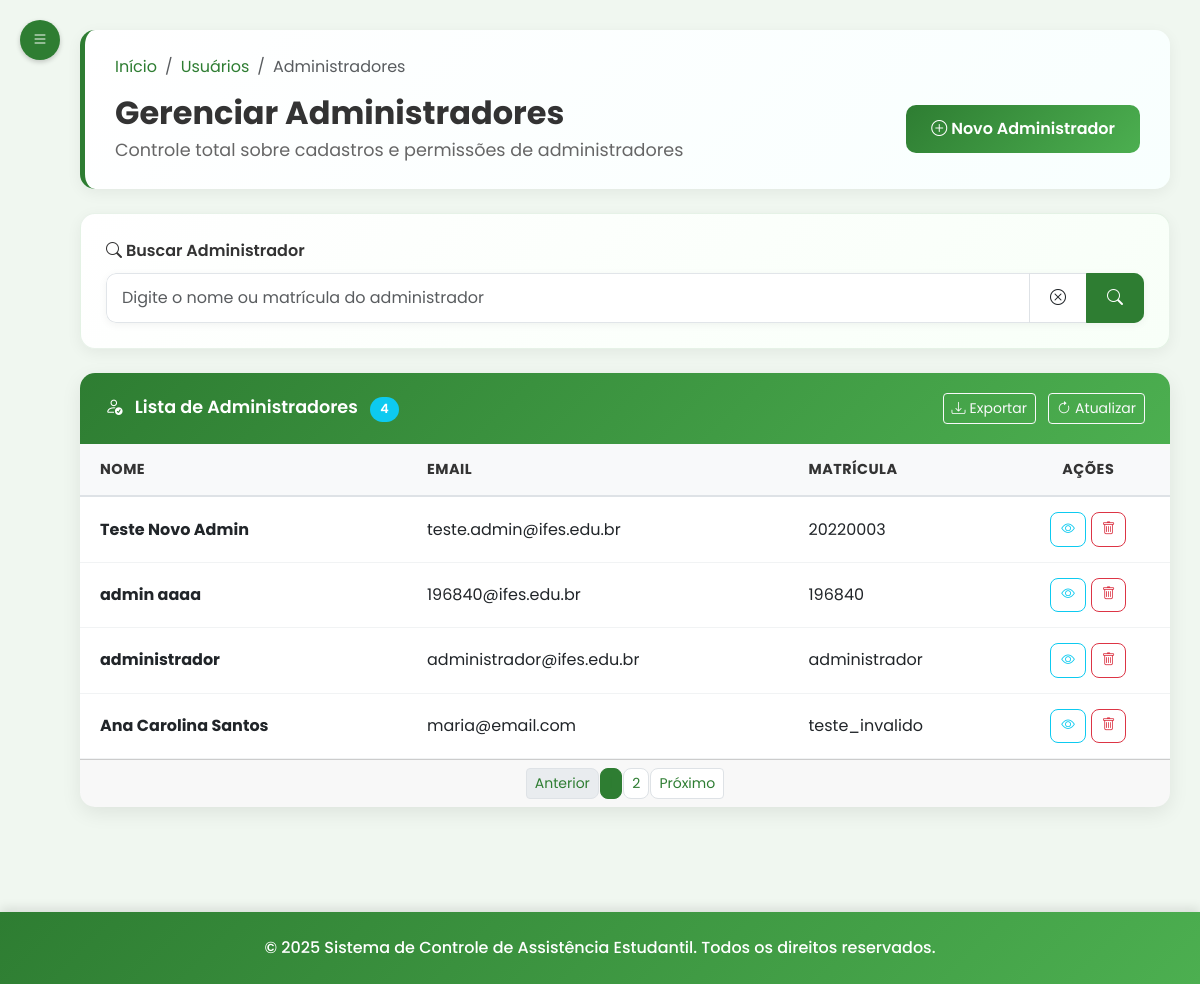
The page /admin/usuarios/admin (signed in) on the database as committed earlier.
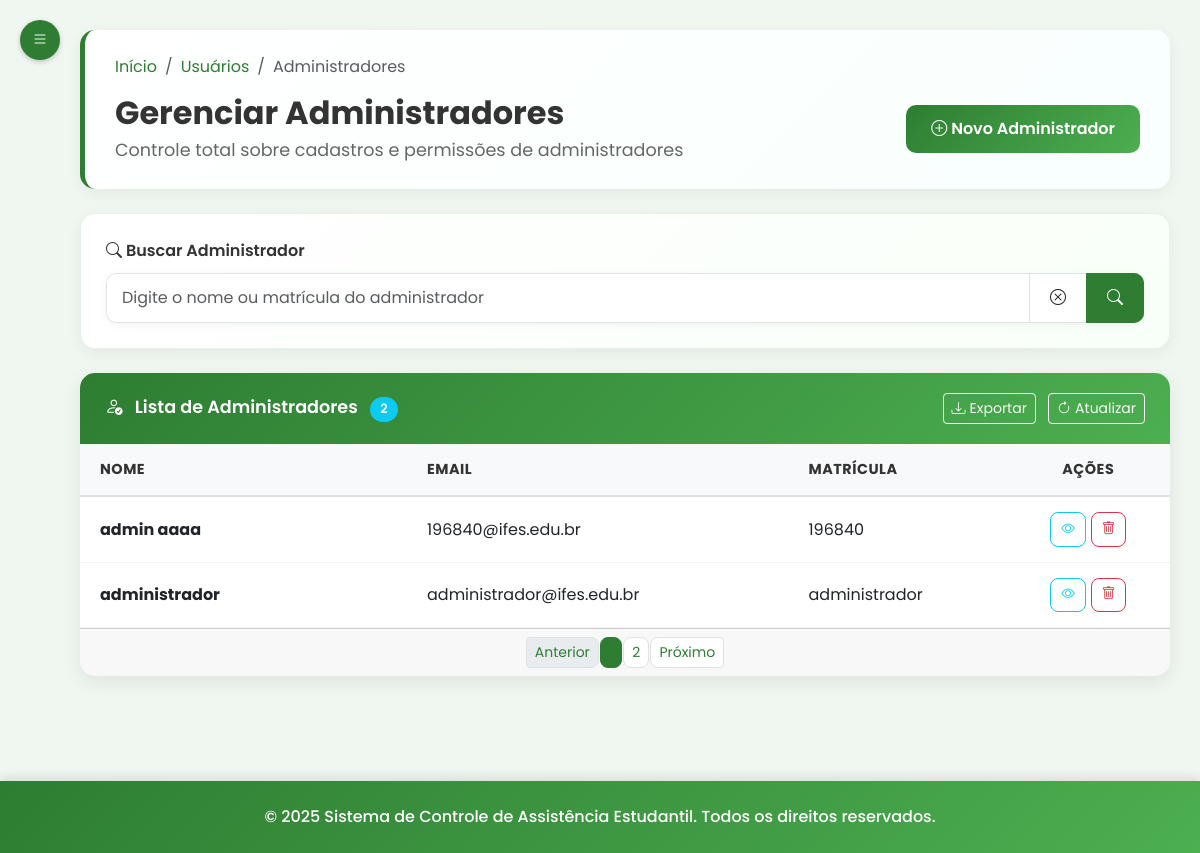
The same page on the database as committed later.
### tables this page shows
CREATE TABLE administrador (
id_usuario INTEGER PRIMARY KEY,
tipo_admin TEXT NOT NULL,
FOREIGN KEY (id_usuario) REFERENCES usuario(id_usuario)
);

CREATE TABLE usuario (
id_usuario INTEGER PRIMARY KEY AUTOINCREMENT,
nome TEXT NOT NULL,
matricula TEXT UNIQUE NOT NULL,
email TEXT NOT NULL UNIQUE,
senha TEXT NOT NULL,
perfil TEXT NOT NULL DEFAULT 'aluno',
foto TEXT,
token_redefinicao TEXT,
data_token TIMESTAMP,
data_cadastro TIMESTAMP DEFAULT CURRENT_TIMESTAMP
);

### routes/admin/usuarios_routes.py (the view)
@router.get("/usuarios/admin")
@requer_autenticacao("admin")
async def get_usuario_administrador(request: Request, usuario_logado: dict = None, sucesso: str = None, erro: str = None):
    admin = usuario_repo.obter_usuario_por_matricula(usuario_logado['matricula'])
    administradores_obj = administrador_repo.obter_todos()
    administradores = [
        {
            "id_usuario": a.id_usuario,
            "matricula": a.matricula,
            "nome": a.nome,
            "email": a.email,
            "perfil": a.perfil,
            "tipo_admin": a.tipo_admin,
            "data_cadastro": str(a.data_cadastro) if a.data_cadastro else None
        }
        for a in administradores_obj
    ]
    context = {
        "request": request,
        "admin": admin,
        "administradores": administradores
    }
    if sucesso:
        context["sucesso"] = sucesso
    if erro:
        context["erro"] = erro
    response = templates.TemplateResponse("/admin/usuario_admin.html", context)
    return response

### templates/admin/usuario_admin.html (shortened to what this page needs)
<!DOCTYPE html>
<html lang="pt-br">
<head>
    <link href="https://cdn.jsdelivr.net/npm/bootstrap@5.3.0-alpha1/dist/css/bootstrap.min.css" rel="stylesheet">
    <link rel="stylesheet" href="https://cdn.jsdelivr.net/npm/bootstrap-icons@1.10.0/font/bootstrap-icons.css">
    <link rel="stylesheet" href="/static/css/dashboard_admin.css" />
    <link rel="stylesheet" href="/static/css/usuario_admin.css" />
</head>
<body>
    <button class="menu-toggle" id="menuToggle">
        <i class="bi bi-list"></i>
    </button>
    <div class="main-content" id="mainContent">
        <div class="page-header mb-4">
            <nav aria-label="breadcrumb">
                <ol class="breadcrumb">
                    <li class="breadcrumb-item"><a href="/admin/inicio">Início</a></li>
                    <li class="breadcrumb-item"><a href="/admin/usuarios">Usuários</a></li>
                    <li class="breadcrumb-item active" aria-current="page">Administradores</li>
                </ol>
            </nav>
            <div class="d-flex justify-content-between align-items-center">
                <div>
                    <h2 class="page-title">Gerenciar Administradores</h2>
                    <p class="page-subtitle">Controle total sobre cadastros e permissões de administradores</p>
                </div>
                <div>
                    <a href="/admin/usuarios/admin/novo" class="btn btn-success">
                        <i class="bi bi-plus-circle me-1"></i>Novo Administrador
                    </a>
                </div>
            </div>
        </div>
        <div class="search-filter-section mb-4">
            <div class="row">
                <div class="col-md-12">
                    <div class="search-box">
                        <label for="searchAdmin" class="form-label">
                            <i class="bi bi-search me-1"></i>Buscar Administrador
                        </label>
                        <div class="input-group">
                            <input type="text" class="form-control" id="searchAdmin" placeholder="Digite o nome ou matrícula do administrador">
                            <button class="btn btn-outline-light bg-white text-dark border" type="button" onclick="clearSearch()" title="Limpar busca">
                                <i class="bi bi-x-circle"></i>
                            </button>
                            <button class="btn btn-outline-success" type="button" onclick="searchAdmin()">
                                <i class="bi bi-search"></i>
                            </button>
                        </div>
                    </div>
                </div>
            </div>
        </div>
        <div class="admins-list-card">
            <div class="card">
                <div class="card-header d-flex justify-content-between align-items-center">
                    <div>
                        <i class="bi bi-person-check me-2"></i>
                        <span>Lista de Administradores</span>
                        <span class="badge bg-info ms-2" id="adminsCount">{{ administradores|length }}</span>
                    </div>
                    <div>
                        <button class="btn btn-sm btn-outline-light me-2" onclick="exportAdminsList()">
                            <i class="bi bi-download me-1"></i>Exportar
                        </button>
                        <button class="btn btn-sm btn-outline-light" onclick="refreshAdminsList()">
                            <i class="bi bi-arrow-clockwise me-1"></i>Atualizar
                        </button>
                    </div>
                </div>
                <div class="card-body p-0">
                    <div class="table-responsive">
                        <table class="table table-hover mb-0" id="adminsTable">
                            <thead class="table-header">
                                <tr>
                                    <th style="width: 30%;">Nome</th>
                                    <th style="width: 35%;">Email</th>
                                    <th style="width: 20%;">Matrícula</th>
                                    <th style="width: 15%; text-align: center;">Ações</th>
                                </tr>
                            </thead>
                            <tbody id="adminsTableBody">
                                {% if administradores %}
                                    {% for administrador in administradores %}
                                    <tr>
                                        <td><strong>{{ administrador.nome }}</strong></td>
                                        <td>{{ administrador.email }}</td>
                                        <td>{{ administrador.matricula }}</td>
                                        <td>
                                            <div class="action-buttons">
                                                <button class="btn btn-sm btn-outline-info" onclick="viewAdmin('{{ administrador.id_usuario }}')">
                                                    <i class="bi bi-eye"></i>
                                                </button>
                                                <button class="btn btn-sm btn-outline-danger" onclick="deleteAdmin('{{ administrador.id_usuario }}')">
                                                    <i class="bi bi-trash"></i>
                                                </button>
                                            </div>
                                        </td>
                                    </tr>
                                    {% endfor %}
                                {% else %}
                                    <tr>
                                        <td colspan="4" class="text-center text-muted">Nenhum administrador cadastrado</td>
                                    </tr>
                                {% endif %}
                            </tbody>
                        </table>
                    </div>
                </div>
                <div class="card-footer">
                    <nav aria-label="Navegação da lista de administradores">
                        <ul class="pagination pagination-sm justify-content-center mb-0">
                            <li class="page-item disabled">
                                <a class="page-link" href="#">Anterior</a>
                            </li>
                            <li class="page-item active">
                                <a class="page-link" href="#">1</a>
                            </li>
                            <li class="page-item">
                                <a class="page-link" href="#">2</a>
                            </li>
                            <li class="page-item">
                                <a class="page-link" href="#">Próximo</a>
                            </li>
                        </ul>
                    </nav>
                </div>
            </div>
        </div>
    </div>
    <footer class="footer bg-success text-white py-4">
        <div class="container">
            <div class="row">
                <div class="col-12 text-center">
                    <p class="text-white mb-0">
                        &copy; 2025 Sistema de Controle de Assistência Estudantil. Todos os direitos reservados.
                    </p>
                </div>
            </div>
        </div>
    </footer>
</body>
</html>

### static/css/dashboard_admin.css (style rules this page uses)
:root { --ifes-green: #2E7D32; --ifes-red: #C62828; --ifes-light-green: #4CAF50; --ifes-light-gray: #f5f7f5; --ifes-dark-gray: #333333; --ifes-bg-color: #f0f7f0; --ifes-hover-bg: #e8f5e8; --ifes-blue: #1976D2; --ifes-orange: #FFB74D; --ifes-purple: #7B1FA2; }
html, body, .body-cadastro-login { font-family: 'Poppins', Arial, Helvetica, sans-serif !important; background-color: #f0f7f0 !important; }
.menu-toggle { position: fixed; top: 20px; left: 20px; z-index: 1100; background-color: var(--ifes-green); color: white; border: none; border-radius: 50%; width: 40px; height: 40px; display: flex; align-items: center; justify-content: center; cursor: pointer; box-shadow: 0 2px 5px rgba(0, 0, 0, 0.2); transition: all 0.3s cubic-bezier(0.4, 0, 0.2, 1); opacity: 1; transform: scale(1); }
.main-content { margin-left: 0; padding: 30px; padding-left: 80px; transition: all 0.4s cubic-bezier(0.4, 0, 0.2, 1); position: relative; z-index: 1; }
.card { border: none; border-radius: 12px; box-shadow: 0 4px 15px rgba(0, 0, 0, 0.06); margin-bottom: 25px; transition: all 0.3s cubic-bezier(0.4, 0, 0.2, 1); transform: translateY(0); cursor: pointer; overflow: hidden; }
.card-header { background: linear-gradient(135deg, var(--ifes-green) 0%, var(--ifes-light-green) 100%); color: white; border-radius: 12px 12px 0 0 !important; padding: 18px 25px; font-weight: 600; font-size: 1.1rem; border-bottom: none; }
.card-body { padding: 25px; }
.table-responsive { flex: 1 1 auto; overflow-y: auto; }
.action-buttons { display: flex; gap: 8px; justify-content: center; }
.action-buttons .btn { padding: 0.4rem 0.7rem; font-size: 0.85rem; border-radius: 8px; transition: all 0.2s ease; }
.badge { font-size: 0.8rem; padding: 0.5em 0.8em; border-radius: 25px; font-weight: 600; text-transform: uppercase; letter-spacing: 0.5px; }
.card, .stats-card { animation: fadeInScale 0.6s ease-out; }
.footer { margin-top: 50px; background: linear-gradient(135deg, var(--ifes-green) 0%, var(--ifes-light-green) 100%) !important; color: white; text-align: center; padding: 30px 0; box-shadow: 0 -4px 10px rgba(0, 0, 0, 0.1); }
.footer p { margin: 0; font-weight: 500; }

Rows that differ between the two databases and show on the page:
removed administrador: nome "Teste Novo Admin", email "teste.admin@ifes.edu.br", matricula "20220003"
removed administrador: nome "Ana Carolina Santos", email "maria@email.com", matricula "teste_invalido"
Other text that changed with them:
{{ administradores|length }}: "4" → "2"
